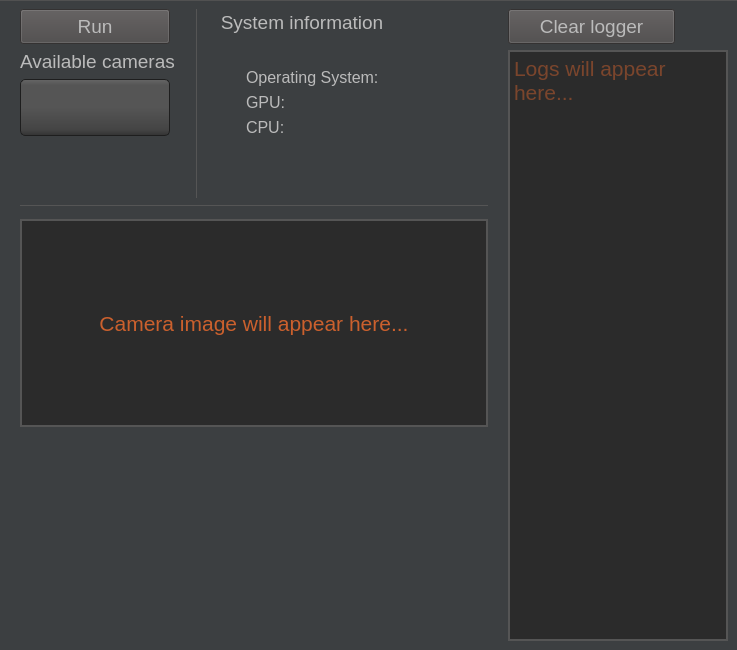
<?xml version="1.0" encoding="UTF-8"?>
<ui version="4.0">
 <class>MainWindow</class>
 <widget class="QMainWindow" name="MainWindow">
  <property name="geometry">
   <rect>
    <x>0</x>
    <y>0</y>
    <width>737</width>
    <height>650</height>
   </rect>
  </property>
  <property name="windowTitle">
   <string>Eyes Detection</string>
  </property>
  <property name="styleSheet">
   <string notr="true">background: #3c3f41;
color: #bbbbbb;</string>
  </property>
  <property name="iconSize">
   <size>
    <width>24</width>
    <height>24</height>
   </size>
  </property>
  <widget class="QWidget" name="centralwidget">
   <property name="styleSheet">
    <string notr="true">#centralwidget {
	border-top: 1px solid #515151;
}

QPushButton {
	padding-left: 30px;
	padding-right: 30px;
	padding-top: 5px;
	padding-bottom: 5px;
	background-color: #494646;
	color: #bbbbbb;
}

 QPushButton:hover {
     background-color: #4b6eaf;
 }

 QPushButton:pressed {
     background-color: #1B5583;
 }

QScrollBar:vertical {
	border: none;
    background: rgb(45, 45, 68);
    width: 14px;
    margin: 15px 0 15px 0;
	border-radius: 0px;
 }

/*  HANDLE BAR VERTICAL */
QScrollBar::handle:vertical {	
	background-color: #4e4e4e;
	min-height: 30px;
	border-radius: 7px;
}
QScrollBar::handle:vertical:hover{	
	background-color:  #9797a5;
}
QScrollBar::handle:vertical:pressed {	
	background-color: #8b8787;
}

/* BTN TOP - SCROLLBAR */
QScrollBar::sub-line:vertical {
	border: none;
	background-color: #4e4e4e;
	height: 15px;
	border-top-left-radius: 7px;
	border-top-right-radius: 7px;
	subcontrol-position: top;
	subcontrol-origin: margin;
}
QScrollBar::sub-line:vertical:hover {	
	background-color: #dfdfe1;
}
QScrollBar::sub-line:vertical:pressed {	
	background-color: #9797a5;
}

/* BTN BOTTOM - SCROLLBAR */
QScrollBar::add-line:vertical {
	border: none;
	background-color: #4e4e4e;
	height: 15px;
	border-bottom-left-radius: 7px;
	border-bottom-right-radius: 7px;
	subcontrol-position: bottom;
	subcontrol-origin: margin;
}
QScrollBar::add-line:vertical:hover {	
	background-color: #dfdfe1;
}
QScrollBar::add-line:vertical:pressed {	
	background-color: #9797a5;
}

/* RESET ARROW */
QScrollBar::up-arrow:vertical, QScrollBar::down-arrow:vertical {
	background: none;
}
QScrollBar::add-page:vertical, QScrollBar::sub-page:vertical {
	background: none;
}
</string>
   </property>
   <layout class="QGridLayout" name="gridLayout">
    <property name="leftMargin">
     <number>20</number>
    </property>
    <property name="horizontalSpacing">
     <number>20</number>
    </property>
    <item row="6" column="0" colspan="4">
     <widget class="QStackedWidget" name="cameraContentStackedWidget">
      <property name="sizePolicy">
       <sizepolicy hsizetype="Expanding" vsizetype="Expanding">
        <horstretch>0</horstretch>
        <verstretch>0</verstretch>
       </sizepolicy>
      </property>
      <property name="minimumSize">
       <size>
        <width>0</width>
        <height>0</height>
       </size>
      </property>
      <property name="maximumSize">
       <size>
        <width>16777215</width>
        <height>16777215</height>
       </size>
      </property>
      <property name="styleSheet">
       <string notr="true">QStackedWidget {
	border: 2px solid #555555;
}

QLabel {
	color: #cb602d;
	background: #2b2b2b;
}</string>
      </property>
      <property name="currentIndex">
       <number>0</number>
      </property>
      <widget class="QWidget" name="cameraContentHintLabelPage">
       <layout class="QGridLayout" name="gridLayout_2">
        <property name="leftMargin">
         <number>0</number>
        </property>
        <property name="topMargin">
         <number>0</number>
        </property>
        <property name="rightMargin">
         <number>0</number>
        </property>
        <property name="bottomMargin">
         <number>0</number>
        </property>
        <property name="spacing">
         <number>0</number>
        </property>
        <item row="2" column="0">
         <widget class="QLabel" name="cameraContenHinttLabel">
          <property name="sizePolicy">
           <sizepolicy hsizetype="Expanding" vsizetype="Expanding">
            <horstretch>0</horstretch>
            <verstretch>0</verstretch>
           </sizepolicy>
          </property>
          <property name="minimumSize">
           <size>
            <width>0</width>
            <height>0</height>
           </size>
          </property>
          <property name="font">
           <font>
            <pointsize>16</pointsize>
           </font>
          </property>
          <property name="styleSheet">
           <string notr="true"/>
          </property>
          <property name="text">
           <string>Camera image will appear here...</string>
          </property>
          <property name="scaledContents">
           <bool>false</bool>
          </property>
          <property name="alignment">
           <set>Qt::AlignCenter</set>
          </property>
         </widget>
        </item>
       </layout>
      </widget>
      <widget class="QWidget" name="videoFramePage">
       <layout class="QGridLayout" name="gridLayout_3">
        <property name="leftMargin">
         <number>0</number>
        </property>
        <property name="topMargin">
         <number>0</number>
        </property>
        <property name="rightMargin">
         <number>0</number>
        </property>
        <property name="bottomMargin">
         <number>0</number>
        </property>
        <property name="spacing">
         <number>0</number>
        </property>
        <item row="0" column="0">
         <widget class="QLabel" name="videoFrame">
          <property name="sizePolicy">
           <sizepolicy hsizetype="Ignored" vsizetype="Ignored">
            <horstretch>0</horstretch>
            <verstretch>0</verstretch>
           </sizepolicy>
          </property>
          <property name="text">
           <string/>
          </property>
          <property name="scaledContents">
           <bool>true</bool>
          </property>
          <property name="alignment">
           <set>Qt::AlignCenter</set>
          </property>
          <property name="margin">
           <number>0</number>
          </property>
         </widget>
        </item>
       </layout>
      </widget>
      <widget class="QWidget" name="restartRecognitionSystemPage">
       <layout class="QGridLayout" name="gridLayout_6">
        <property name="leftMargin">
         <number>0</number>
        </property>
        <property name="topMargin">
         <number>0</number>
        </property>
        <property name="rightMargin">
         <number>0</number>
        </property>
        <property name="bottomMargin">
         <number>0</number>
        </property>
        <property name="spacing">
         <number>0</number>
        </property>
        <item row="0" column="0">
         <widget class="QLabel" name="restartRecognitionSystemLabel">
          <property name="font">
           <font>
            <pointsize>16</pointsize>
            <italic>false</italic>
           </font>
          </property>
          <property name="text">
           <string>Restarting the recognition system...</string>
          </property>
          <property name="alignment">
           <set>Qt::AlignCenter</set>
          </property>
         </widget>
        </item>
       </layout>
      </widget>
     </widget>
    </item>
    <item row="0" column="4">
     <widget class="QPushButton" name="clearLogger">
      <property name="sizePolicy">
       <sizepolicy hsizetype="Maximum" vsizetype="Fixed">
        <horstretch>0</horstretch>
        <verstretch>0</verstretch>
       </sizepolicy>
      </property>
      <property name="font">
       <font>
        <pointsize>14</pointsize>
       </font>
      </property>
      <property name="text">
       <string>Clear logger</string>
      </property>
     </widget>
    </item>
    <item row="4" column="0" colspan="4">
     <widget class="Line" name="line_2">
      <property name="styleSheet">
       <string notr="true">color: #555555;</string>
      </property>
      <property name="frameShadow">
       <enum>QFrame::Plain</enum>
      </property>
      <property name="orientation">
       <enum>Qt::Horizontal</enum>
      </property>
     </widget>
    </item>
    <item row="1" column="0">
     <widget class="QLabel" name="availableCamerasLabel">
      <property name="sizePolicy">
       <sizepolicy hsizetype="Maximum" vsizetype="Maximum">
        <horstretch>0</horstretch>
        <verstretch>0</verstretch>
       </sizepolicy>
      </property>
      <property name="font">
       <font>
        <pointsize>14</pointsize>
        <bold>false</bold>
       </font>
      </property>
      <property name="styleSheet">
       <string notr="true"/>
      </property>
      <property name="text">
       <string>Available cameras</string>
      </property>
     </widget>
    </item>
    <item row="0" column="0">
     <widget class="QPushButton" name="runStop">
      <property name="sizePolicy">
       <sizepolicy hsizetype="Maximum" vsizetype="Fixed">
        <horstretch>0</horstretch>
        <verstretch>0</verstretch>
       </sizepolicy>
      </property>
      <property name="minimumSize">
       <size>
        <width>150</width>
        <height>0</height>
       </size>
      </property>
      <property name="font">
       <font>
        <pointsize>14</pointsize>
       </font>
      </property>
      <property name="text">
       <string>Run</string>
      </property>
     </widget>
    </item>
    <item row="7" column="0" colspan="3">
     <spacer name="verticalSpacer">
      <property name="orientation">
       <enum>Qt::Vertical</enum>
      </property>
      <property name="sizeHint" stdset="0">
       <size>
        <width>20</width>
        <height>40</height>
       </size>
      </property>
     </spacer>
    </item>
    <item row="2" column="0">
     <widget class="QComboBox" name="availableCameras">
      <property name="sizePolicy">
       <sizepolicy hsizetype="Maximum" vsizetype="Preferred">
        <horstretch>0</horstretch>
        <verstretch>0</verstretch>
       </sizepolicy>
      </property>
      <property name="minimumSize">
       <size>
        <width>150</width>
        <height>0</height>
       </size>
      </property>
      <property name="font">
       <font>
        <pointsize>14</pointsize>
       </font>
      </property>
      <property name="styleSheet">
       <string notr="true">QComboBox {
    subcontrol-origin: padding;
    subcontrol-position: top right;
    selection-background-color: #111;
    selection-color: yellow;
    color: white;
    background-color: QLinearGradient( x1: 0, y1: 0, x2: 0, y2: 1, stop: 0 #565656, stop: 0.1 #525252, stop: 0.5 #4e4e4e, stop: 0.9 #4a4a4a, stop: 1 #464646);
    border-style: solid;
    border: 1px solid #1e1e1e;
    border-radius: 5;
}

QComboBox:hover, QPushButton:hover {
    border: 1px solid #cb602d;
    color: white;
}

QComboBox:editable {
    background: red;
    color: pink;
}

QComboBox:on {
    padding-top: 0px;
    padding-left: 0px;
    color: white;
    background-color: QLinearGradient( x1: 0, y1: 0, x2: 0, y2: 1, stop: 0 #2d2d2d, stop: 0.1 #2b2b2b, stop: 0.5 #292929, stop: 0.9 #282828, stop: 1 #252525);
    selection-background-color: #ffaa00;
}

QComboBox:!on {
    color: white;
    background-color: QLinearGradient( x1: 0, y1: 0, x2: 0, y2: 1, stop: 0 #666, stop: 0.1 #555, stop: 0.5 #555, stop: 0.9 #444, stop: 1 #333);
}

QComboBox QAbstractItemView {
    border: 2px solid red;
    color: black;
    selection-background-color: QLinearGradient( x1: 0, y1: 0, x2: 0, y2: 1, stop: 0 #111, stop: 1 #333);
}

QComboBox::drop-down {
     subcontrol-origin: padding;
     subcontrol-position: top right;
     width: 15px;
     color: white;
     border-left-width: 0px;
     border-left-color: darkgray;
     border-left-style: solid; /* just a single line */
     border-top-right-radius: 3px; /* same radius as the QComboBox */
     border-bottom-right-radius: 3px;
     padding-left: 10px;
 }</string>
      </property>
      <property name="sizeAdjustPolicy">
       <enum>QComboBox::AdjustToContents</enum>
      </property>
     </widget>
    </item>
    <item row="1" column="4" rowspan="7">
     <widget class="QTextBrowser" name="logger">
      <property name="sizePolicy">
       <sizepolicy hsizetype="Expanding" vsizetype="Expanding">
        <horstretch>2</horstretch>
        <verstretch>0</verstretch>
       </sizepolicy>
      </property>
      <property name="minimumSize">
       <size>
        <width>0</width>
        <height>0</height>
       </size>
      </property>
      <property name="font">
       <font>
        <pointsize>16</pointsize>
       </font>
      </property>
      <property name="cursor" stdset="0">
       <cursorShape>IBeamCursor</cursorShape>
      </property>
      <property name="styleSheet">
       <string notr="true">QTextBrowser {
	border: 2px solid #555555;
	color: #cb602d;
	background: #2b2b2b;
}</string>
      </property>
      <property name="markdown">
       <string notr="true"/>
      </property>
      <property name="html">
       <string notr="true">&lt;!DOCTYPE HTML PUBLIC &quot;-//W3C//DTD HTML 4.0//EN&quot; &quot;http://www.w3.org/TR/REC-html40/strict.dtd&quot;&gt;
&lt;html&gt;&lt;head&gt;&lt;meta name=&quot;qrichtext&quot; content=&quot;1&quot; /&gt;&lt;meta charset=&quot;utf-8&quot; /&gt;&lt;style type=&quot;text/css&quot;&gt;
p, li { white-space: pre-wrap; }
&lt;/style&gt;&lt;/head&gt;&lt;body style=&quot; font-family:'Segoe UI'; font-size:16pt; font-weight:400; font-style:normal;&quot;&gt;
&lt;p style=&quot;-qt-paragraph-type:empty; margin-top:0px; margin-bottom:0px; margin-left:0px; margin-right:0px; -qt-block-indent:0; text-indent:0px;&quot;&gt;&lt;br /&gt;&lt;/p&gt;&lt;/body&gt;&lt;/html&gt;</string>
      </property>
      <property name="placeholderText">
       <string>Logs will appear here...</string>
      </property>
     </widget>
    </item>
    <item row="0" column="1" rowspan="4">
     <widget class="Line" name="line">
      <property name="styleSheet">
       <string notr="true">color: #555555;</string>
      </property>
      <property name="frameShadow">
       <enum>QFrame::Plain</enum>
      </property>
      <property name="lineWidth">
       <number>1</number>
      </property>
      <property name="orientation">
       <enum>Qt::Vertical</enum>
      </property>
     </widget>
    </item>
    <item row="0" column="2" rowspan="4">
     <widget class="QGroupBox" name="systemInformationGroupBox">
      <property name="sizePolicy">
       <sizepolicy hsizetype="Maximum" vsizetype="Expanding">
        <horstretch>0</horstretch>
        <verstretch>0</verstretch>
       </sizepolicy>
      </property>
      <property name="minimumSize">
       <size>
        <width>250</width>
        <height>0</height>
       </size>
      </property>
      <property name="font">
       <font>
        <pointsize>14</pointsize>
       </font>
      </property>
      <property name="styleSheet">
       <string notr="true">QGroupBox { 
	border: none;
}</string>
      </property>
      <property name="title">
       <string>System information</string>
      </property>
      <property name="flat">
       <bool>true</bool>
      </property>
      <layout class="QGridLayout" name="gridLayout_4">
       <property name="leftMargin">
        <number>25</number>
       </property>
       <property name="topMargin">
        <number>30</number>
       </property>
       <item row="0" column="1" colspan="3">
        <widget class="QLabel" name="operatingSystem">
         <property name="sizePolicy">
          <sizepolicy hsizetype="Maximum" vsizetype="Preferred">
           <horstretch>0</horstretch>
           <verstretch>0</verstretch>
          </sizepolicy>
         </property>
         <property name="font">
          <font>
           <pointsize>12</pointsize>
          </font>
         </property>
         <property name="text">
          <string notr="true"/>
         </property>
        </widget>
       </item>
       <item row="0" column="0">
        <widget class="QLabel" name="operatingSystemLabel">
         <property name="sizePolicy">
          <sizepolicy hsizetype="Maximum" vsizetype="Maximum">
           <horstretch>0</horstretch>
           <verstretch>0</verstretch>
          </sizepolicy>
         </property>
         <property name="font">
          <font>
           <pointsize>12</pointsize>
          </font>
         </property>
         <property name="text">
          <string>Operating System:</string>
         </property>
        </widget>
       </item>
       <item row="1" column="0" colspan="4">
        <widget class="QGroupBox" name="groupBox">
         <property name="title">
          <string/>
         </property>
         <layout class="QGridLayout" name="gridLayout_5">
          <property name="leftMargin">
           <number>0</number>
          </property>
          <property name="topMargin">
           <number>0</number>
          </property>
          <item row="1" column="1">
           <widget class="QLabel" name="cpuName">
            <property name="sizePolicy">
             <sizepolicy hsizetype="Minimum" vsizetype="Preferred">
              <horstretch>0</horstretch>
              <verstretch>0</verstretch>
             </sizepolicy>
            </property>
            <property name="font">
             <font>
              <pointsize>12</pointsize>
             </font>
            </property>
            <property name="text">
             <string notr="true"/>
            </property>
           </widget>
          </item>
          <item row="1" column="0">
           <widget class="QLabel" name="cpuLabel">
            <property name="sizePolicy">
             <sizepolicy hsizetype="Maximum" vsizetype="Maximum">
              <horstretch>0</horstretch>
              <verstretch>0</verstretch>
             </sizepolicy>
            </property>
            <property name="font">
             <font>
              <pointsize>12</pointsize>
             </font>
            </property>
            <property name="text">
             <string>CPU:</string>
            </property>
           </widget>
          </item>
          <item row="0" column="0">
           <widget class="QLabel" name="gpuLabel">
            <property name="sizePolicy">
             <sizepolicy hsizetype="Maximum" vsizetype="Maximum">
              <horstretch>0</horstretch>
              <verstretch>0</verstretch>
             </sizepolicy>
            </property>
            <property name="font">
             <font>
              <pointsize>12</pointsize>
             </font>
            </property>
            <property name="text">
             <string>GPU:</string>
            </property>
           </widget>
          </item>
          <item row="0" column="1">
           <widget class="QLabel" name="gpuName">
            <property name="sizePolicy">
             <sizepolicy hsizetype="Minimum" vsizetype="Preferred">
              <horstretch>0</horstretch>
              <verstretch>0</verstretch>
             </sizepolicy>
            </property>
            <property name="font">
             <font>
              <pointsize>12</pointsize>
             </font>
            </property>
            <property name="text">
             <string notr="true"/>
            </property>
           </widget>
          </item>
         </layout>
        </widget>
       </item>
       <item row="2" column="0" colspan="4">
        <spacer name="verticalSpacer_2">
         <property name="orientation">
          <enum>Qt::Vertical</enum>
         </property>
         <property name="sizeHint" stdset="0">
          <size>
           <width>20</width>
           <height>40</height>
          </size>
         </property>
        </spacer>
       </item>
      </layout>
     </widget>
    </item>
   </layout>
  </widget>
  <action name="russianLanguage">
   <property name="text">
    <string>Русский</string>
   </property>
  </action>
  <action name="englishLanguage">
   <property name="text">
    <string>English</string>
   </property>
  </action>
 </widget>
 <resources/>
 <connections/>
</ui>
